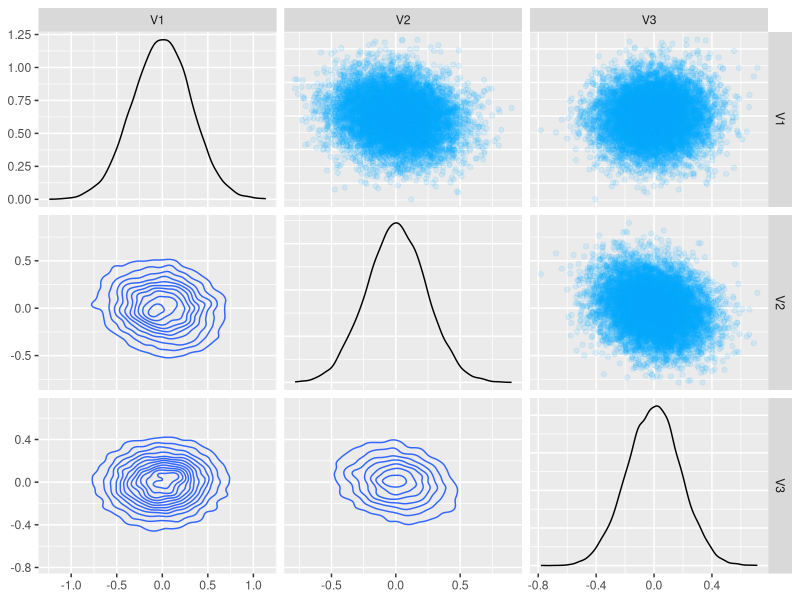
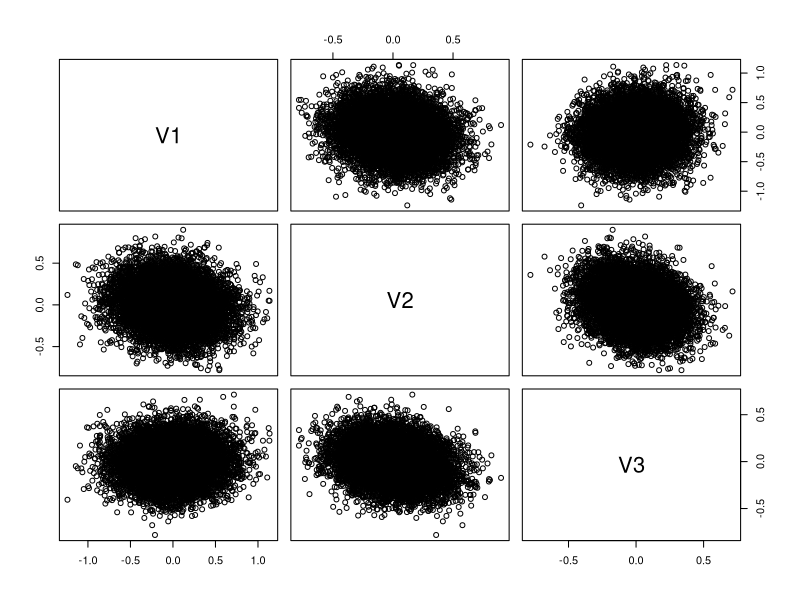

The R script that drew these images, in order: (Note: this script raises an error after producing the figures.)
# AT 2 Question 3
# Mutaz Abu Ghazaleh
# 13184383


#### Part a ####

Sigma1 <- (1/5630) * matrix(c(575, -60, 10, -60, 300, -50, 10, -50, 196), nrow=3)
E <- eigen(Sigma1)
Lambda <- diag(E$values^-1)
V <- E$vectors

Sigma1_Inv <- round(V %*% Lambda %*% t(V))
Sigma1_Inv
# [,1] [,2] [,3]
# [1,]   10    2    0
# [2,]    2   20    5
# [3,]    0    5   30

round(Sigma1_Inv %*% Sigma1)
# [,1] [,2] [,3]
# [1,]    1    0    0
# [2,]    0    1    0
# [3,]    0    0    1


#### Part c ####
library(MASS)
Sigma1 <- (1/5630) * matrix(c(575, -60, 10, -60, 300, -50, 10, -50, 196), nrow=3)
Mu <- c(0,0,0)

samples <- mvrnorm(n=10, mu=Mu, Sigma = Sigma1, empirical = TRUE)
samples[1:5, ]
# [,1]        [,2]       [,3]
# [1,] -0.43420504  0.39936954  0.1890455
# [2,] -0.43959806 -0.01014538 -0.0760512
# [3,]  0.16364686  0.34253773 -0.3121635
# [4,] -0.09374287 -0.24083186 -0.2279170
# [5,]  0.64858357 -0.01416940  0.1264043



#### part d ####
df <- mvrnorm(n=10000, mu=Mu, Sigma=Sigma1)

library(GGally)
ggpairs(
  as.data.frame(df),
  lower= list(continuous = ggally_density, combo = ggally_box_no_facet),
  upper = list(continuous = wrap("points", alpha=.1, colour="#00abff") )
  # mapping = aes(alpha=.7, fill= "#00abff")
)

pairs(as.data.frame(df))

library(car)
scatter3d(x = df[,1], y=df[,2], z=df[,3], main='3d scatter plot of simulated data',
          xlab='Y1', ylab = 'Y2', zlab = 'Y3',
          theta = 30, phi = 30, expand = 0.5, col = "lightblue",
          ltheta = 120, shade = 0.75,
          box=TRUE)
#### Part e ####
Sigma1 <- (1/5630) * matrix(c(575, -60, 10, -60, 300, -50, 10, -50, 196), nrow=3)
E <- eigen(Sigma1)
e1 <- E$vectors[,1]
e2 <- E$vectors[,2]
e3 <- E$vectors[,3]

E$values
# [1] 0.10453986 0.05453633 0.03115472

e1
e2
e3
# > e1
# [1]  0.97591370 -0.21190556  0.05185053
# > e2
# [1] -0.2153318 -0.8975461  0.3847638
# > e3
# [1] 0.03499535 0.38666136 0.92155755



#### part g ####
cum_var_explained <- 0
for (k in 1:3){
  var_pc <- E$values[k] / sum(E$values)
  cum_var_explained <- cum_var_explained + var_pc

  print(paste0('Variance explained by PC', k,
               ': ', round(var_pc, 4), ', ',
               'cumulative variance explained: ',
               round(cum_var_explained, 4)))
}



#### part h ####
# using a big sample to find the linear regressio Y2 = B1 Y1 + e1

sigma_h <- matrix(c(575, -60, -60, 300), nrow=2) * (1/5630)
sigma_h_inv <- solve(sigma_h)
samples <- mvrnorm(n=100000, mu=Mu, Sigma = sigma_h)
Z <- samples[,1]
Y <- samples[,2]

# using result 7.4 formula
Beta <- solve(t(Z) %*% Z) %*% t(Z) %*% Y
round(Beta,4)
# [1,] -0.1063

# using R lm() function

coefficients(lm(Y~Z))['Z']
# Z
# -0.1063087




#### part i ####
# using a big sample to find the linear regression Y3 = B1 Y1 + B2 Y2 + e3

sigma_i <- (1/5630) * matrix(c(196,10,-50,10,575,-60,-50,-60,300), nrow=3)
sigma_i_inv <- solve(Sigma_i)
samples <- mvrnorm(n=100000, mu=Mu, Sigma = sigma_i)
Z <- samples[,2:3]
Y <- samples[,1]

# using result 7.4 formula
Beta <- solve(t(Z) %*% Z) %*% t(Z) %*% Y
round(Beta,4)
# [1,]  0.0003
# [2,] -0.1705

# using R lm() function

round(coefficients(lm(Y~Z))[c('Z1','Z2')],4)
# Z1           Z2
# 0.0003 -0.1705